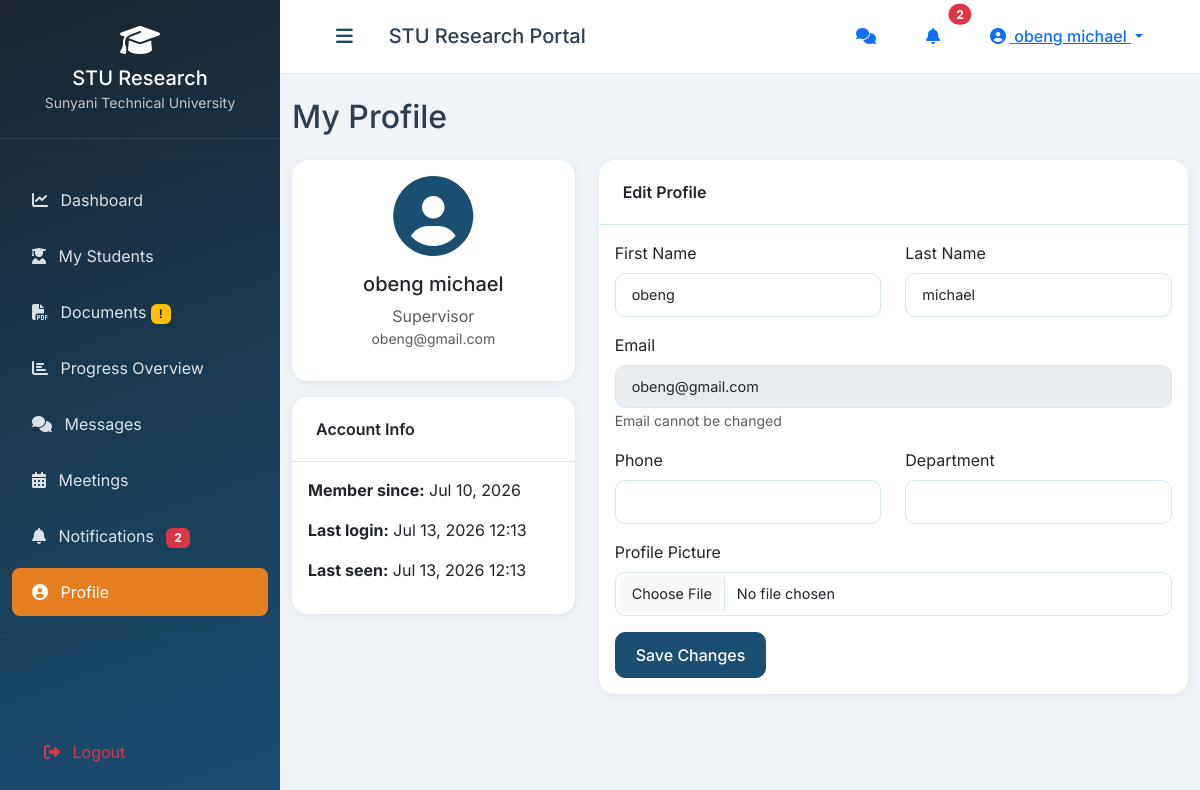
Before: /profile/ (signed in) with the older database file.
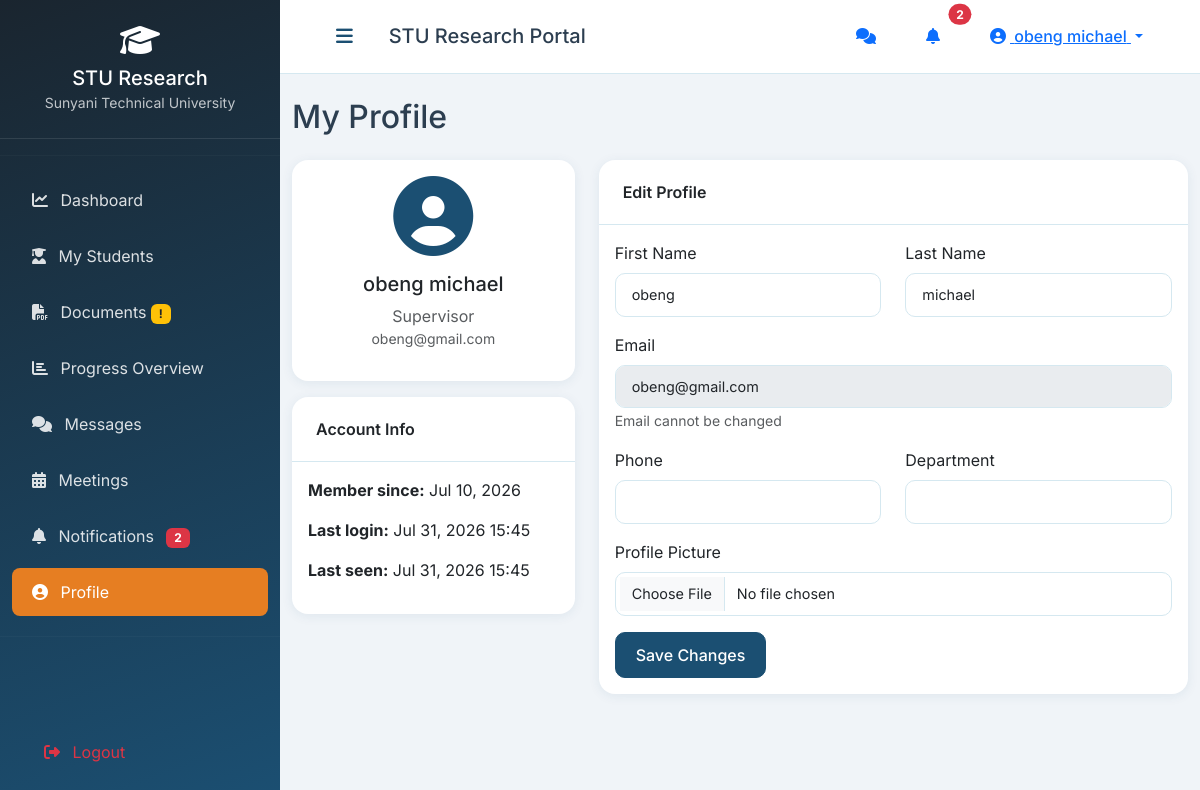
After: the same page with the newer database file.
### research/models.py (models this page shows, shortened)
class User(AbstractUser):
    ROLE_CHOICES = (
        ('admin', 'Administrator'),
        ('supervisor', 'Supervisor'),
        ('student', 'Student'),
    )
    role = models.CharField(max_length=20, choices=ROLE_CHOICES, default='student')
    student_id = models.CharField(max_length=50, unique=True, null=True, blank=True)
    phone = models.CharField(max_length=20, blank=True)
    department = models.CharField(max_length=100, blank=True)
    profile_pic = models.ImageField(upload_to='profile_pics/', null=True, blank=True)
    is_active = models.BooleanField(default=True)
    last_seen = models.DateTimeField(null=True, blank=True)

### research/views.py (the view, shortened to what this page needs)
# urls.py: path('profile/', views.profile, name='profile'),
@login_required
def profile(request):
    user = request.user
    context = {'section': 'profile'}
    return render(request, 'research/profile.html', context)

### research/context_processors.py (called while the page is built)
def notification_count(request):
    if request.user.is_authenticated:
        notif_count = Notification.objects.filter(user=request.user, is_read=False).count()
        try:
            from .models import Message
            msg_count = Message.objects.filter(recipient=request.user, is_read=False).count()
        except Exception:
            msg_count = 0
        return {
            'unread_notification_count': notif_count,
            'unread_msg_count': msg_count,
        }
    return {'unread_notification_count': 0, 'unread_msg_count': 0}

def user_role(request):
    if request.user.is_authenticated:
        return {'user_role': request.user.role}
    return {'user_role': None}

### templates/research/profile.html (shortened to what this page needs)
{% extends 'base.html' %}
{% load static %}
{% block content %}
<div class="row">
    <div class="col-12">
        <h2 class="mb-4">My Profile</h2>
    </div>
</div>
<div class="row">
    <div class="col-md-4">
        <div class="card">
            <div class="card-body text-center">
                {% if user.profile_pic %}
                    <img src="{{ user.profile_pic.url }}" class="rounded-circle mb-3" width="150" height="150" style="object-fit: cover;">
                {% else %}
                    <i class="fas fa-user-circle fa-5x mb-3" style="color: var(--primary);"></i>
                {% endif %}
                <h5>{{ user.get_full_name|default:user.username }}</h5>
                <p class="text-muted mb-0">{{ user.get_role_display }}</p>
                <p class="text-muted small">{{ user.student_id|default:user.email }}</p>
            </div>
        </div>
        <div class="card mt-3">
            <div class="card-header">Account Info</div>
            <div class="card-body">
                <p><strong>Member since:</strong> {{ user.date_joined|date:"M d, Y" }}</p>
                <p><strong>Last login:</strong> {{ user.last_login|date:"M d, Y H:i"|default:"Never" }}</p>
                <p><strong>Last seen:</strong> {{ user.last_seen|date:"M d, Y H:i"|default:"Never" }}</p>
            </div>
        </div>
    </div>
    <div class="col-md-8">
        <div class="card">
            <div class="card-header">Edit Profile</div>
            <div class="card-body">
                <form method="post" enctype="multipart/form-data">
                    <div class="row">
                        <div class="col-md-6 mb-3">
                            <label class="form-label">First Name</label>
                            <input type="text" name="first_name" class="form-control" value="{{ user.first_name }}">
                        </div>
                        <div class="col-md-6 mb-3">
                            <label class="form-label">Last Name</label>
                            <input type="text" name="last_name" class="form-control" value="{{ user.last_name }}">
                        </div>
                        <div class="col-md-12 mb-3">
                            <label class="form-label">Email</label>
                            <input type="email" class="form-control" value="{{ user.email }}" disabled>
                            <small class="text-muted">Email cannot be changed</small>
                        </div>
                        <div class="col-md-6 mb-3">
                            <label class="form-label">Phone</label>
                            <input type="text" name="phone" class="form-control" value="{{ user.phone }}">
                        </div>
                        <div class="col-md-6 mb-3">
                            <label class="form-label">Department</label>
                            <input type="text" name="department" class="form-control" value="{{ user.department }}">
                        </div>
                        <div class="col-md-12 mb-3">
                            <label class="form-label">Profile Picture</label>
                            <input type="file" name="profile_pic" class="form-control" accept="image/*">
                        </div>
                    </div>
                    <button type="submit" class="btn btn-primary">Save Changes</button>
                </form>
            </div>
        </div>
    </div>
</div>
{% endblock %}

### templates/base.html (shortened to what this page needs)
<!DOCTYPE html>
<html lang="en">
<head>
    <link href="https://cdn.jsdelivr.net/npm/bootstrap@5.3.2/dist/css/bootstrap.min.css" rel="stylesheet">
    <link rel="stylesheet" href="https://cdnjs.cloudflare.com/ajax/libs/font-awesome/6.5.0/css/all.min.css">
    {% load static %}
    <link rel="stylesheet" href="{% static 'css/custom.css' %}">
</head>
<body>
{% if user.is_authenticated %}{% include 'includes/sidebar.html' %}{% endif %}
<div class="main-content {% if user.is_authenticated %}with-sidebar{% endif %}">
    {% if user.is_authenticated %}
    <nav class="top-nav">
        <div class="container-fluid">
            <div class="d-flex justify-content-between align-items-center">
                <div class="d-flex align-items-center">
                    <button class="sidebar-toggle btn btn-link" id="sidebarToggle" aria-label="Toggle sidebar">
                        <i class="fas fa-bars"></i>
                    </button>
                    <h5 class="mb-0 ms-3 d-none d-md-block">STU Research Portal</h5>
                </div>
                <div class="d-flex align-items-center gap-2">
                    <a href="{% url 'conversation_list' %}" class="btn btn-link position-relative" title="Messages">
                        <i class="fas fa-comments"></i>
                    </a>
                    <div class="dropdown">
                        <button class="btn btn-link position-relative" type="button"
                                id="notifToggle" data-bs-toggle="dropdown"
                                aria-expanded="false" aria-label="Notifications">
                            <i class="fas fa-bell"></i>
                            <span id="notif-badge"
                                  class="position-absolute top-0 start-100 translate-middle badge rounded-pill bg-danger
                                         {% if not unread_notification_count %}d-none{% endif %}">
                                {{ unread_notification_count|default:"0" }}
                            </span>
                        </button>
                    </div>
                    <div class="dropdown">
                        <button class="btn btn-link dropdown-toggle" type="button" data-bs-toggle="dropdown">
                            <i class="fas fa-user-circle me-1"></i>
                            <span class="d-none d-md-inline">{{ user.get_full_name|default:user.username }}</span>
                        </button>
                    </div>
                </div>
            </div>
        </div>
    </nav>
    {% endif %}
    <main class="py-4">
        <div class="container-fluid">
            {% block content %}{% endblock %}
        </div>
    </main>
</div>
<div id="toast-container" class="toast-container position-fixed bottom-0 end-0 p-3" style="z-index:1200;"></div>
</body>
</html>

Changed rows visible on the page:
changed User "obeng michael": last_login "Jul 13, 2026 12:13" → "Jul 31, 2026 15:45"; last_seen "Jul 13, 2026 12:13" → "Jul 31, 2026 15:45"
